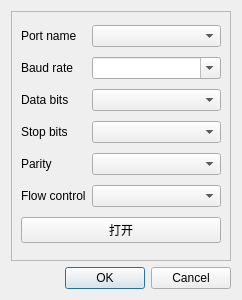
<?xml version="1.0" encoding="UTF-8"?>
<ui version="4.0">
 <class>SerialPortDialog</class>
 <widget class="QDialog" name="SerialPortDialog">
  <property name="geometry">
   <rect>
    <x>0</x>
    <y>0</y>
    <width>242</width>
    <height>300</height>
   </rect>
  </property>
  <property name="windowTitle">
   <string>Dialog</string>
  </property>
  <layout class="QGridLayout" name="gridLayout">
   <item row="0" column="0">
    <widget class="QFrame" name="frame">
     <property name="frameShape">
      <enum>QFrame::StyledPanel</enum>
     </property>
     <property name="frameShadow">
      <enum>QFrame::Raised</enum>
     </property>
     <layout class="QGridLayout" name="gridLayout_2">
      <item row="4" column="0">
       <widget class="QLabel" name="label_3">
        <property name="sizePolicy">
         <sizepolicy hsizetype="Fixed" vsizetype="Preferred">
          <horstretch>0</horstretch>
          <verstretch>0</verstretch>
         </sizepolicy>
        </property>
        <property name="text">
         <string>Data bits</string>
        </property>
       </widget>
      </item>
      <item row="5" column="1">
       <widget class="xToolsStopBitsComboBox" name="comboBoxStopBits"/>
      </item>
      <item row="0" column="1">
       <widget class="xToolsPortNameComboBox" name="comboBoxPortNames">
        <property name="editable">
         <bool>false</bool>
        </property>
       </widget>
      </item>
      <item row="7" column="1">
       <widget class="xToolsFlowControlComboBox" name="comboBoxFlowControl"/>
      </item>
      <item row="7" column="0">
       <widget class="QLabel" name="label_6">
        <property name="sizePolicy">
         <sizepolicy hsizetype="Fixed" vsizetype="Preferred">
          <horstretch>0</horstretch>
          <verstretch>0</verstretch>
         </sizepolicy>
        </property>
        <property name="text">
         <string>Flow control</string>
        </property>
       </widget>
      </item>
      <item row="4" column="1">
       <widget class="xToolsDataBitsComboBox" name="comboBoxDataBits"/>
      </item>
      <item row="6" column="1">
       <widget class="xToolsParityComboBox" name="comboBoxParity"/>
      </item>
      <item row="5" column="0">
       <widget class="QLabel" name="label_4">
        <property name="sizePolicy">
         <sizepolicy hsizetype="Fixed" vsizetype="Preferred">
          <horstretch>0</horstretch>
          <verstretch>0</verstretch>
         </sizepolicy>
        </property>
        <property name="text">
         <string>Stop bits</string>
        </property>
       </widget>
      </item>
      <item row="6" column="0">
       <widget class="QLabel" name="label_5">
        <property name="sizePolicy">
         <sizepolicy hsizetype="Fixed" vsizetype="Preferred">
          <horstretch>0</horstretch>
          <verstretch>0</verstretch>
         </sizepolicy>
        </property>
        <property name="text">
         <string>Parity</string>
        </property>
       </widget>
      </item>
      <item row="0" column="0">
       <widget class="QLabel" name="label_2">
        <property name="sizePolicy">
         <sizepolicy hsizetype="Fixed" vsizetype="Preferred">
          <horstretch>0</horstretch>
          <verstretch>0</verstretch>
         </sizepolicy>
        </property>
        <property name="text">
         <string>Port name</string>
        </property>
       </widget>
      </item>
      <item row="2" column="1">
       <widget class="xToolsBaudRateComboBox" name="comboBoxBaudRate">
        <property name="editable">
         <bool>true</bool>
        </property>
       </widget>
      </item>
      <item row="2" column="0">
       <widget class="QLabel" name="label">
        <property name="sizePolicy">
         <sizepolicy hsizetype="Fixed" vsizetype="Preferred">
          <horstretch>0</horstretch>
          <verstretch>0</verstretch>
         </sizepolicy>
        </property>
        <property name="text">
         <string>Baud rate</string>
        </property>
       </widget>
      </item>
      <item row="9" column="0" colspan="2">
       <widget class="QPushButton" name="pushButton_8">
        <property name="text">
         <string>打开</string>
        </property>
       </widget>
      </item>
     </layout>
    </widget>
   </item>
   <item row="1" column="0">
    <widget class="QDialogButtonBox" name="buttonBox">
     <property name="orientation">
      <enum>Qt::Horizontal</enum>
     </property>
     <property name="standardButtons">
      <set>QDialogButtonBox::Cancel|QDialogButtonBox::Ok</set>
     </property>
    </widget>
   </item>
  </layout>
 </widget>
 <customwidgets>
  <customwidget>
   <class>xToolsPortNameComboBox</class>
   <extends>QComboBox</extends>
   <header location="global">xToolsPortNameComboBox.h</header>
  </customwidget>
  <customwidget>
   <class>xToolsBaudRateComboBox</class>
   <extends>QComboBox</extends>
   <header location="global">xToolsBaudRateComboBox.h</header>
  </customwidget>
  <customwidget>
   <class>xToolsDataBitsComboBox</class>
   <extends>QComboBox</extends>
   <header location="global">xToolsDataBitsComboBox.h</header>
  </customwidget>
  <customwidget>
   <class>xToolsStopBitsComboBox</class>
   <extends>QComboBox</extends>
   <header location="global">xToolsStopBitsComboBox.h</header>
  </customwidget>
  <customwidget>
   <class>xToolsParityComboBox</class>
   <extends>QComboBox</extends>
   <header location="global">xToolsParityComboBox.h</header>
  </customwidget>
  <customwidget>
   <class>xToolsFlowControlComboBox</class>
   <extends>QComboBox</extends>
   <header location="global">xToolsFlowControlComboBox.h</header>
  </customwidget>
 </customwidgets>
 <resources/>
 <connections>
  <connection>
   <sender>buttonBox</sender>
   <signal>accepted()</signal>
   <receiver>SerialPortDialog</receiver>
   <slot>accept()</slot>
   <hints>
    <hint type="sourcelabel">
     <x>248</x>
     <y>254</y>
    </hint>
    <hint type="destinationlabel">
     <x>157</x>
     <y>274</y>
    </hint>
   </hints>
  </connection>
  <connection>
   <sender>buttonBox</sender>
   <signal>rejected()</signal>
   <receiver>SerialPortDialog</receiver>
   <slot>reject()</slot>
   <hints>
    <hint type="sourcelabel">
     <x>316</x>
     <y>260</y>
    </hint>
    <hint type="destinationlabel">
     <x>286</x>
     <y>274</y>
    </hint>
   </hints>
  </connection>
 </connections>
</ui>
